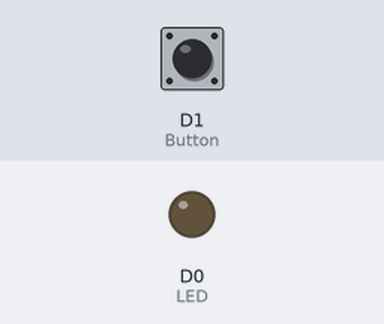
This sketch was run on a simulated ESP8266 (NodeMCU). On the bench: output pins drawn as LEDs (lit = HIGH). The test bench sets the inputs (shaded band); at power-on: D1 (Button) LOW.

Above: at 1.2 s.
1.3 s: D1 (Button) pulled HIGH for 0.15 s
At 1.37 s:
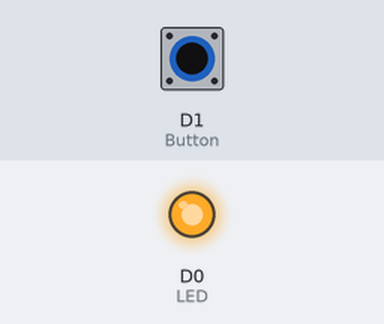
2.9 s: D1 (Button) pulled HIGH for 3.2 s
At 7.0 s:
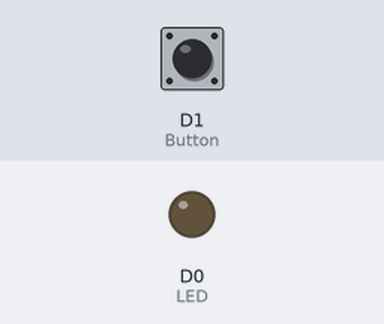
Timing chart, 0 to 8.5 s (numbered marks = the images above; inputs shaded):
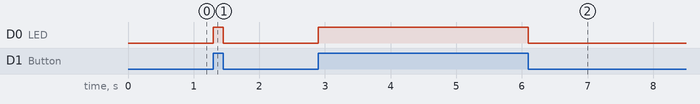

The sketch:

2.Push_Button.ino
```cpp
#define LED D0            // Led in NodeMCU at pin GPIO16 (D0).
#define Button D1         // Push Button in NodeMCU at D1.
void setup() {
pinMode(LED, OUTPUT);     // set the digital pin as output.
pinMode(Button, INPUT);   // set the digital pin as input.
}

void loop() {
int x = digitalRead(Button);
if(x==HIGH)
{digitalWrite(LED,HIGH);}
if(x==LOW)
{digitalWrite(LED,LOW);}
}
```

Measured:
- after the input at 1.3 s, D0 (LED): LOW → HIGH at once, → LOW 0.15 s later
- after the input at 2.9 s, D0 (LED): LOW → HIGH at once, → LOW 3.2 s later
